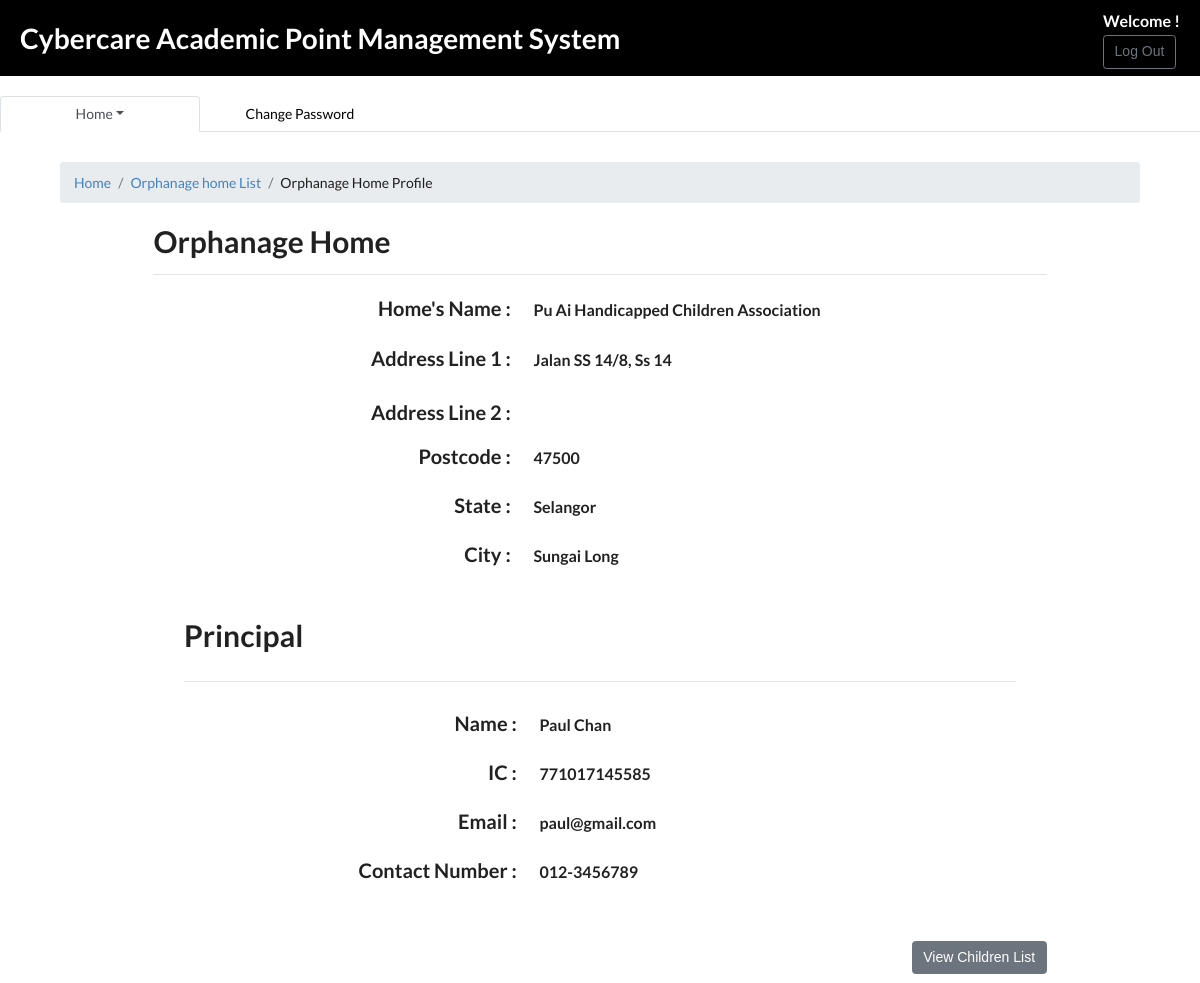
The page /CybercareAdminModule/oHProfile.php?id=1 (signed in) on the database its author committed.
### tables this page shows
CREATE TABLE IF NOT EXISTS `orphanagehome` (
  `oHID` int(5) NOT NULL AUTO_INCREMENT,
  `oHName` varchar(50) NOT NULL,
  `oHAdd1` text NOT NULL,
  `oHAdd2` text NOT NULL,
  `oHPostcode` int(5) NOT NULL,
  `oHState` varchar(20) NOT NULL,
  `oHCity` varchar(30) NOT NULL,
  `pEmail` varchar(45) NOT NULL,
  `pPassword` char(64) NOT NULL,
  `salt` char(16) NOT NULL,
  `pName` varchar(30) NOT NULL,
  `pIC` varchar(12) NOT NULL,
  `pPhone` varchar(15) NOT NULL,
  `oHStatus` varchar(20) NOT NULL,
  PRIMARY KEY (`oHID`)
);

### CybercareAdminModule/oHProfile.php (the view, shortened to what this page needs)
<?php
    require("config.php");
	$ID=$_GET['id'];
	$query = "
	SELECT * from orphanagehome
	WHERE oHID = '$ID'
	";
	$result = mysqli_query($db, $query);
	$row = $result->fetch_assoc();
?>
<!DOCTYPE html>
<html>
<head>
	<?php include('/includes/cdn.php');?>
	<link rel="stylesheet" type = "text/css" href="style/mystyle.css">
	<?php include('/includes/header-with-logout.php');?>
	<?php include('/includes/staffNav.php');?>
</head>
<body onload="setTab()">
	<div class="content">
	<ol class="breadcrumb">
			<li class="breadcrumb-item"><a href="viewOrphanageHome.php">Home</a></li>
			<li class="breadcrumb-item"><a href="viewOrphanageHome.php">Orphanage home List</a></li>
			<li class="breadcrumb-item">Orphanage Home Profile</li>
		</ol>
			<fieldset>
				<div id="oHProfileDiv">
					<legend><h1>Orphanage Home</h1></legend>
					<hr>
					<div>
						<h2>Home's Name :</h2>
						<h3><?php echo $row['oHName']; ?></h3>
						<h2>Address Line 1 :</h2>
						<h3><?php echo $row['oHAdd1']; ?></h3>
						<h2>Address Line 2 :</h2>
						<h2>Postcode :</h2>
						<h3><?php echo $row['oHPostcode']; ?></h3>
						<h2>State :</h2>
						<h3><?php echo $row['oHState']; ?></h3>
						<h2>City :</h2>
						<h3><?php echo $row['oHCity']; ?></h3>
					</div>
					<div id="principalDiv">
					<fieldset>
						<legend><h1>Principal</h1></legend>
						<hr>
						<h2>Name :</h2>
						<h3><?php echo $row['pName']; ?></h3>
						<h2>IC :</h2>
						<h3><?php echo $row['pIC']; ?></h3>
						<h2>Email :</h2>
						<h3><?php echo $row['pEmail']; ?></h3>
						<h2>Contact Number :</h2>
						<h3><?php echo $row['pPhone']; ?></h3>
					</fieldset>
					</div>
					<div id="editBtnDiv">
						<form action="childrenList.php">
							<button class="btn btn-secondary" id= "editBtn" name="editBtn" type="submit"><span>View Children List</span></button>
						</form>
					</div>
				</div>
			</fieldset>
	</div>
</body>
</html>

### CybercareAdminModule/style/mystyle.css (style rules this page uses)
body { padding : 0px; margin : 0px; }
#createNewAccount, .content, .wrapper { width : 90%; margin : 30px auto auto auto; }
#oHProfileDiv { width : 90%; margin : auto; padding : 0px 30px 30px; }
#oHProfileDiv h3 { margin : 20px; }
#principalDiv { margin : 20px 0px; padding : 20px; }
.content h1 { font-size : 30px; }
.content h2 { text-align : right; font-size : 20px; line-height : 5px; }
.content h3, h4 { font-size : 16px; line-height : 1px; }
.content h2, .content h3, .addressDiv, .editInputStyle { display : inline-block; width : 40%; }
#editBtnDiv, #saveBtnDiv { float : right; }

### rows shown on the page
orphanagehome: oHName "Pu Ai Handicapped Children Association", oHAdd1 "Jalan SS 14/8, Ss 14", oHPostcode "47500", oHState "Selangor", oHCity "Sungai Long", pName "Paul Chan", pIC "771017145585", pEmail "paul@gmail.com", pPhone "012-3456789"
